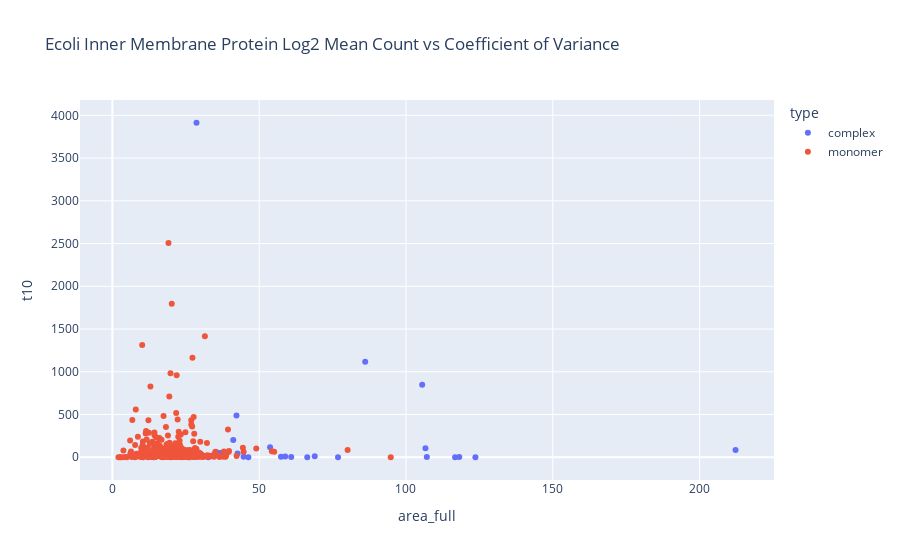

Notebook code for this chart:
### Code cell
fig = px.scatter(df_scatter_plot, x="area_full", y="t10", color="type",\
                  hover_data=['protein', "common_name"],\
                    title="Ecoli Inner Membrane Protein Log2 Mean Count vs Coefficient of Variance")
fig.show()

### Figure 1 — Plotly figure (JSON) as saved in the notebook; plotly's stock layout.template omitted (floating-point values rounded to 4 significant figures; data arrays with more than 128 entries replaced by an {"elided": "..."} marker saying what was removed)
{"data": [{"customdata": [["ABC-11-CPLX", "iron(III) hydroxamate ABC transporter"], ["ABC-4-CPLX", "L-arginine ABC transporter"], ["ABC-62-CPLX", "lipoprotein release complex"], ["AERGLYC3PDEHYDROG-CPLX", "aerobic glycerol 3-phosphate dehydrogenase"], ["ALPHA-SUBUNIT-CPLX", "formate dehydrogenase N, subcomplex"], ["ATPASE-1-CPLX", "K<sup>+</sup> transporting P-type ATPase"], ["ATPSYN-CPLX", "thiamin triphosphate synthase"], ["CPLX0-3932", "multidrug efflux pump AcrAD-TolC"], ["CPLX0-7641", "Zn<sup>2+</sup>/Fe<sup>2+</sup>/Cd<sup>2+</sup> exporter"], ["CPLX0-7654", "glycerol facilitator"], ["CPLX0-7906", "L-carnitine:&gamma;-butyrobetaine antiporter"], ["CPLX0-7961", "chloride:H<sup>+</sup> antiporter ClcA"], ["CPLX0-7963", "multidrug efflux pump EmrE / betaine:H<sup>+</sup> antiporter / choline:H<sup>+</sup> antiporter"], ["CPLX0-7983", "moderate conductance mechanosensitive channel YbiO"], ["CPLX0-8097", "peptide antibiotic transporter"], ["CPLX0-8125", "cellulose synthase"], ["CPLX0-8160", "succinate:quinone oxidoreductase"], ["CPLX0-8167", "hydrogenase 1, oxygen tolerant hydrogenase"], ["CPLX0-8247", ""], ["CPLX0-8271", "F<sup>-</sup> channel"], ["CYT-D-UBIOX-CPLX", "cytochrome <i>bd</i>-I ubiquinol oxidase"], ["CYT-O-UBIOX-CPLX", "cytochrome <i>bo<sub>3</sub></i> ubiquinol oxidase"], ["DIACYLGLYKIN-CPLX", "diacylglycerol kinase"], ["EIISGA", "L-ascorbate specific PTS enzyme II"], ["F-O-CPLX", "ATP synthase F<sub>o</sub> complex"], ["FUMARATE-REDUCTASE", "fumarate reductase"], ["NADH-DHI-CPLX", "NADH:quinone oxidoreductase I"], ["NITRATREDUCTA-CPLX", "nitrate reductase A"], ["NITRATREDUCTZ-CPLX", "nitrate reductase Z"], ["SUCC-DEHASE", "succinate:quinone oxidoreductase subcomplex"]], "hovertemplate": "type=complex<br>area_full=%{x}<br>t10=%{y}<br>protein=%{customdata[0]}<br>common_name=%{customdata[1]}<extra></extra>", "legendgroup": "complex", "marker": {"color": "#636efa", "symbol": "circle"}, "mode": "markers", "name": "complex", "orientation": "v", "showlegend": true, "type": "scatter", "x": [42.63, 36.88, 35.69, 28.65, 123.6, 58.88, 105.5, 118.1, 26.8, 42.26, 76.84, 68.92, 23.78, 60.9, 36.02, 57.44, 106.6, 66.37, 41.16, 14.27, 32.64, 86.11, 53.71, 44.69, 46.31, 38.14, 212.3, 107.1, 10.15, 116.7], "xaxis": "x", "y": [43, 50, 57, 3913, 0, 10, 849, 3, 41, 487, 1, 11, 36, 2, 27, 5, 105, 1, 202, 110, 0, 1116, 118, 7, 0, 31, 85, 2, 5, 1], "yaxis": "y"}, {"customdata": {"elided": "384x2 str values"}, "hovertemplate": "type=monomer<br>area_full=%{x}<br>t10=%{y}<br>protein=%{customdata[0]}<br>common_name=%{customdata[1]}<extra></extra>", "legendgroup": "monomer", "marker": {"color": "#EF553B", "symbol": "circle"}, "mode": "markers", "name": "monomer", "orientation": "v", "showlegend": true, "type": "scatter", "x": {"elided": "384 float values"}, "xaxis": "x", "y": {"elided": "384 int values"}, "yaxis": "y"}], "layout": {"legend": {"title": {"text": "type"}, "tracegroupgap": 0}, "title": {"text": "Ecoli Inner Membrane Protein Log2 Mean Count vs Coefficient of Variance"}, "xaxis": {"anchor": "y", "domain": [0, 1], "title": {"text": "area_full"}}, "yaxis": {"anchor": "x", "domain": [0, 1], "title": {"text": "t10"}}}}
